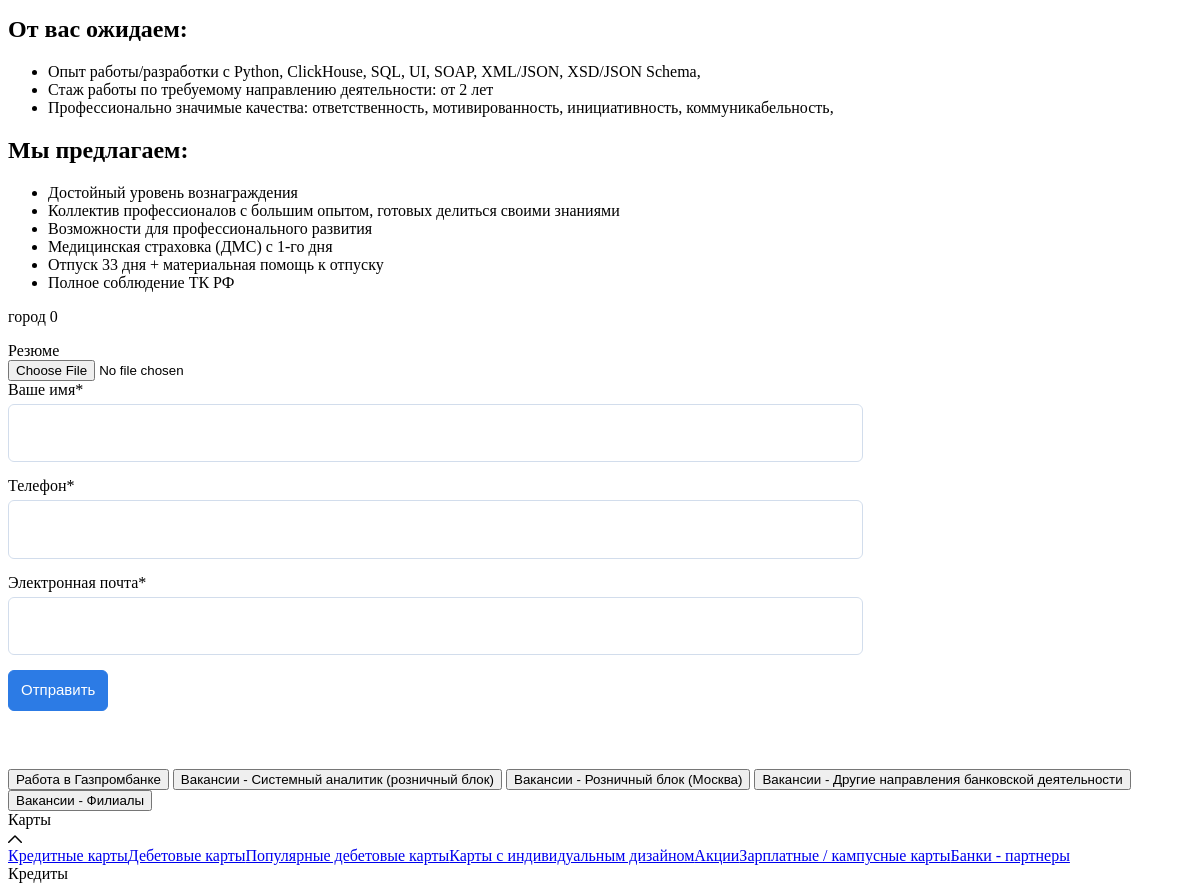
The page /api/vacancy_list/2 (middle part) on the database as committed earlier.
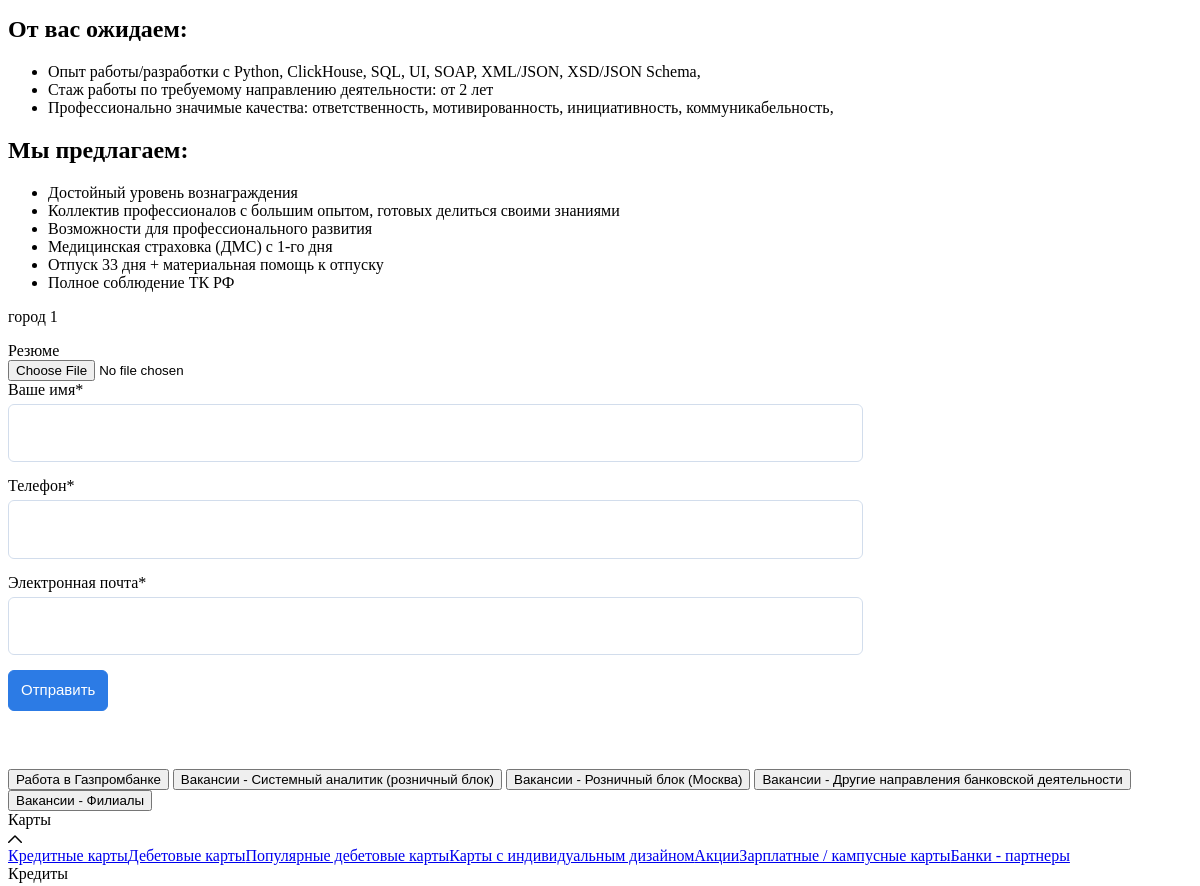
The same page on the database as committed later.
### crm/models.py (models this page shows, shortened)
class Skill(models.Model):
      TYPES = Choices(
            (1, "hard", "Hard skill"),
            (2, "soft", "Soft skill"),
        )
      title = models.CharField(max_length=200, null=True,
        blank=True, default="Навык")
      type = models.IntegerField(choices=TYPES, default=TYPES.hard, null=True)
      created = models.DateTimeField(default=default_time)

class Vacancy(models.Model):
    STATUSES = Choices(
        (0, "new", "Новая"),
        (1, "execution", "В работе"),
        (100, "success", "Закрыта"),
    )
    CITIES = Choices(
        (0, "any", "Любой"),
        (1, "moscow", "Москва"),
        (2, "kaliningrad", "Калининград"),
        (3, "kazan", "Казань"),
        (4, "spb", "Санкт-Петербург"),
        (5, "krasnodar", "Краснодар"),
    )
    title = models.CharField(max_length=200, null=True,
                            blank=True, default="Вакансия #")
    owner = models.ForeignKey(settings.AUTH_USER_MODEL,
                              on_delete=models.CASCADE)
    recruter = models.ForeignKey(settings.AUTH_USER_MODEL,
                              on_delete=models.CASCADE, related_name="vacancy_recruter", null=True, blank=True)
    status = models.IntegerField(choices=STATUSES, default=STATUSES.new, null=True)
    description = models.TextField(null=True, blank=True)
    duties = models.ManyToManyField(
        Duty, blank=True, related_name="vacancy_duties"
    )
    experience = models.IntegerField(null=True)
    key_skills = models.ManyToManyField(
        Skill, blank=True, related_name="vacancy_key_skills"
    )
    additional_skills = models.ManyToManyField(
        Skill, blank=True, related_name="vacancy_additional_skills"
    )
    conditions = models.ManyToManyField(
        Сondition, blank=True, related_name="vacancy_conditions"
    )
    city = models.IntegerField(choices=CITIES, default=CITIES.any, null=True)
    testing = models.ForeignKey(Testing, blank=True, null=True, default=None, related_name="vacancy_test", on_delete=models.CASCADE)
    code_reviewer = models.ForeignKey(settings.AUTH_USER_MODEL,
                              on_delete=models.CASCADE, related_name="vacancy_code_reviewer", null=True, blank=True)
    created = models.DateTimeField(default=default_time)
    updated = models.DateTimeField(auto_now=True)
    deadline = models.DateTimeField(null=True, blank=True)

class Сondition(models.Model):
    title = models.CharField(max_length=200, null=True,
        blank=True, default="Условие")
    created = models.DateTimeField(default=default_time)
    def __str__(self):
        return f"{self.title}"

### api/views.py (the view)
# urls.py: path('vacancy_list/<str:vacancy_id>', views.vacancy_page, name='vacancy_page')
def vacancy_page(request, vacancy_id):
      vacancy = get_object_or_404(Vacancy, id=vacancy_id)
      if request.method == "POST":
            print('Форма отправлена')
            vacancy_form = CandidateApplicationForm(vacancy_id, request.POST, request.FILES)
            if vacancy_form.is_valid():
                  print('Форма ВАЛИДНА')
                  candidate_request = vacancy_form.save(commit=False)
                  candidate_request.core_vacancy = Vacancy.objects.get(id=vacancy_id)
                  candidate_request.core_condidate = Candidate.objects.last()
                  candidate_request.save()
                  candidate_request = CandidateApplication.objects.last()
                  cv_recognition(candidate_request.id)
                  if vacancy.testing:
                        send_notification(f'Благодарим за отклик на вакансию {vacancy.title}. Для дальнейшего прохождения этапов подбора просим вас выполнить тестовое задание. \nhttp://71bc73326100.ngrok.io/tests/task/{vacancy.id}:{candidate_request.id} \n\nС уважением служба подбора персонала Газпромбанка.❤️')
                  else:
                        send_notification(f'Благодарим за отклик на вакансию {vacancy.title}. В течении некоторого времени мы проверим ваше резюме и предоставим обратную связь. \n\nС уважением служба подбора персонала Газпромбанка.❤️')
      else:
            print('Пустая форма')
            vacancy_form = CandidateApplicationForm(vacancy_id)
      return render(request, 'gazprom_vacansy_item.html', context={'data': vacancy, 'form': vacancy_form})

### crm/forms.py (shortened to what this page needs)
class CandidateApplicationForm(forms.ModelForm):
      candidate_name = forms.CharField(label='Ваше имя')
      phone = forms.CharField(label='Телефон')
      email = forms.EmailField(label='Электронная почта')
      candidate_id = forms.CharField(widget=forms.HiddenInput(), required=False)
      class Meta:
            model = CandidateApplication
            fields = ('cv_file', )
            labels = {
                  'cv_file': "Резюме",
            }
      def __init__(self, vacancy_id, *args, **kwargs):
            super(CandidateApplicationForm, self).__init__(*args, **kwargs)

### crm/models.py (called while the page is built)
def default_time():
    return timezone.now()

    def __str__(self):
        return f"{self.title}"

### templates/gazprom_vacansy_item.html (shortened to what this page needs)
<!DOCTYPE html><html lang="ru" class="bx-core bx-no-touch bx-retina bx-chrome bx-mac no-touchevents webp js mq no-touch webp-alpha webp-animation webp-lossless" style="--vh:8.57px;"><head>
<link rel="stylesheet" href="https://www.gazprombank.ru/bitrix/cache/css/s1/all_page/template_0a9ab25082b564450aec343fef2499f6/template_0a9ab25082b564450aec343fef2499f6_v1.css?1606477567934968">
    <div class="page__block page__block_white" style="visibility: inherit; opacity: 1; transform: matrix(1, 0, 0, 1, 0, 0);">
	    		    <div class="page__inner page__inner_flex tabme" data-orientation="vertical" data-mobileopenintabs="true" data-label=" " id="tabs_78477621">
			    <div class="slider-news">
				    <div class="slider-news__body js-tabs__itemcontainer">
<div class="slider-news__content js-tab__content active" id="content_1_0" role="tabpanel" aria-labelledby="basic-5648537" style="outline: none;">
<div class="slider-news__text">
            <h2><b>От вас ожидаем:</b></h2>
            <ul>
            <li>Опыт работы/разработки с
                  {% for key_skill in data.key_skills.all %}
                        <span>{{key_skill.title}}, </span>
                  {% endfor %}
            </li>
            <li>Стаж работы по требуемому направлению деятельности: от {{data.experience}} лет</li>
            <li>Профессионально значимые качества:
                  {% for additional_skill in data.additional_skills.all %}
                        <span>{{additional_skill.title}}, </span>
                  {% endfor %}
            </li>
            </ul>
            <h2><b>Мы предлагаем:</b></h2>
            <ul>
            {% for condition in data.conditions.all %}
                  <li>{{condition}}</li>
            {% endfor %}
            </ul>
            <p>город {{data.get_city_display}}</p>
{% load crispy_forms_tags %}
{% block content %}
  <form method="post" enctype="multipart/form-data">
    {{ form|crispy }}
    <button type="submit" class="btn btn-primary">Отправить</button>
  </form>
{% endblock %}
 <br>
							    </div>
						    </div>
                        				    </div>
			    </div>
			    <div class="tabs-list">
				    <div class="tabs-list__menu js-tabs__headcontainer" role="tablist" aria-label=" ">
					    <div class="js-relative-block" style="top: 60px; height: 24px; width: 4px;"></div>
                                                						    <button class="tabs-list__link js-tab__head focusable" id="basic-5584773" role="tab" aria-selected="false" tabindex="-2" aria-controls="content_0_0" style="box-shadow: 0px 0px 0px; outline: none;">Работа в Газпромбанке</button>
                        						    <button class="tabs-list__link js-tab__head focusable active" id="basic-5648537" role="tab" aria-selected="true" tabindex="0" aria-controls="content_1_0" style="box-shadow: 0px 0px 0px; outline: none;">Вакансии - {{data.title}}</button>
                        						    <button class="tabs-list__link js-tab__head focusable" id="basic-5648539" role="tab" aria-selected="false" tabindex="-2" aria-controls="content_2_0" style="box-shadow: 0px 0px 0px; outline: none;">Вакансии - Розничный блок (Москва)</button>
                        						    <button class="tabs-list__link js-tab__head focusable" id="basic-5648545" role="tab" aria-selected="false" tabindex="-2" aria-controls="content_3_0" style="box-shadow: 0px 0px 0px; outline: none;">Вакансии - Другие направления банковской деятельности</button>
                        						    <button class="tabs-list__link js-tab__head focusable" id="basic-5648547" role="tab" aria-selected="false" tabindex="-2" aria-controls="content_4_0" style="box-shadow: 0px 0px 0px; outline: none;">Вакансии - Филиалы</button>
                        				    </div>
			    </div>
		    </div>
            </div>
    <div id="footer-menu"><div class="nr-footer-menu"><div class="nr-wrapper"><div class="nr-footer-menu__content"><div class="nr-footer-menu__tabs"><div class="nr-footer-menu-tab"><div class="nr-footer-menu-tab__header"><div class="nr-footer-menu-tab__title">Карты</div><div class="nr-footer-menu-tab__arrow"><svg width="14" height="8" viewBox="0 0 14 8" tabindex="-1" focusable="false" style="box-shadow: 0px 0px 0px; outline: none;"><path transform="matrix(1 0 0 -1 0 8)" d="M12.672.228a.778.778 0 0 1 1.1 1.1L7.55 7.55a.778.778 0 0 1-1.1 0L.228 1.328a.778.778 0 0 1 1.1-1.1L7 5.9 12.672.228z"></path></svg></div></div><div class="nr-footer-menu-tab__list"><a href="/personal/credit_cards/" class="nr-footer-menu-tab__item" target="_self" style="box-shadow: 0px 0px 0px; outline: none;">Кредитные карты</a><a href="/personal/cards/" class="nr-footer-menu-tab__item" target="_self" style="box-shadow: 0px 0px 0px; outline: none;">Дебетовые карты</a><a href="/personal/cards/?cardIds=4566809,5814977" class="nr-footer-menu-tab__item" target="_self" style="box-shadow: 0px 0px 0px; outline: none;">Популярные дебетовые карты</a><a href="/personal/cards/42383/" class="nr-footer-menu-tab__item" target="_self" style="box-shadow: 0px 0px 0px; outline: none;">Карты с индивидуальным дизайном</a><a href="/personal/cards/advert/" class="nr-footer-menu-tab__item" target="_self" style="box-shadow: 0px 0px 0px; outline: none;">Акции</a><a href="/salary-campus-cards/" class="nr-footer-menu-tab__item" target="_self" style="box-shadow: 0px 0px 0px; outline: none;">Зарплатные / кампусные карты</a><a href="/personal/cards/partners/" class="nr-footer-menu-tab__item" target="_self" style="box-shadow: 0px 0px 0px; outline: none;">Банки - партнеры</a></div></div><div class="nr-footer-menu-tab"><div class="nr-footer-menu-tab__header"><div class="nr-footer-menu-tab__title">Кредиты</div></div></div></div></div></div></div></div>
</body></html>

### templates/gazprom_vacansy_item.html (style rules this page uses)
.form-control { display: block; width: 70%; height: calc(1.5em + 1rem + 2px); padding: .5rem .75rem; font-size: .9375rem; font-weight: 400; line-height: 1.5; color: #12263f; background-color: #fff; background-clip: padding-box; border: 1px solid #d2ddec; border-radius: .375rem; transition: border-color .15s ease-in-out,box-shadow .15s ease-in-out; margin-bottom: 15px; margin-top: 5px; }
.btn { display: inline-block; font-weight: 400; color: #12263f; text-align: center; vertical-align: middle; -webkit-user-select: none; -moz-user-select: none; -ms-user-select: none; user-select: none; background-color: transparent; border: 1px solid transparent; padding: .5rem .75rem; font-size: .9375rem; line-height: 1.5; border-radius: .375rem; transition: color .15s ease-in-out,background-color .15s ease-in-out,border-color .15s ease-in-out,box-shadow .15s ease-in-out; }
.btn-primary { color: #fff; background-color: #2c7be5; border-color: #2c7be5; }

Rows that differ between the two databases and show on the page:
changed Vacancy "Системный аналитик (розничный блок)": city "0" → "1"
